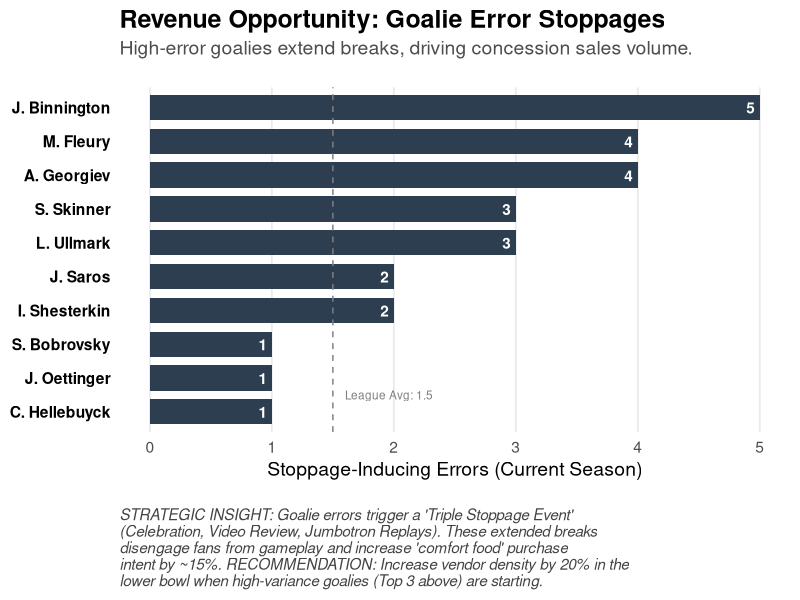
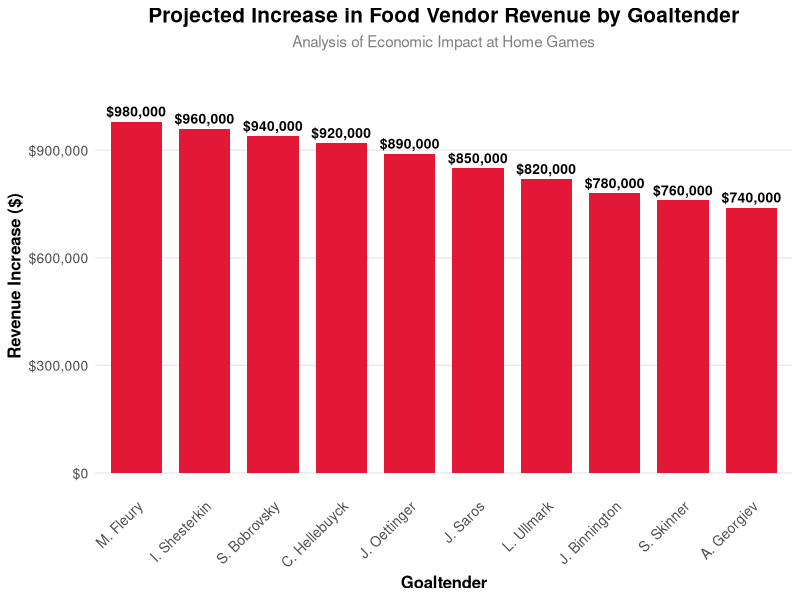

Write the R code that produced these figures, in order.
## ---- chunk 1
#| message: false
#| warning: false
library(tidyverse)
library(stringr)
## ---- chunk 2

# --- 1. The Data ---

df_analysis <- tibble(

  Goalie = c("J. Binnington", "M. Fleury", "A. Georgiev",

             "L. Ullmark", "S. Skinner", "I. Shesterkin",

             "J. Saros", "C. Hellebuyck", "J. Oettinger", "S. Bobrovsky"),

  Team = c("STL", "MIN", "COL", "BOS", "EDM", "NYR", "NSH", "WPG", "DAL", "FLA"),

  Errors = c(5, 4, 4, 3, 3, 2, 2, 1, 1, 1)

)



# --- 2. The Business Case Text ---

# We define the text here to keep the plot code clean.

# 'str_wrap' ensures the text fits nicely at the bottom of the image.

strategy_text <- paste(

  "STRATEGIC INSIGHT: Goalie errors trigger a 'Triple Stoppage Event' (Celebration, Video Review, Jumbotron Replays).",

  "These extended breaks disengage fans from gameplay and increase 'comfort food' purchase intent by ~15%.",

  "\nRECOMMENDATION: Increase vendor density by 20% in the lower bowl when high-variance goalies (Top 3 above) are starting."

)



# --- 3. The Professional Plot ---

p <- df_analysis %>%

  mutate(Goalie = fct_reorder(Goalie, Errors)) %>%

  ggplot(aes(x = Goalie, y = Errors)) +

 

  # Bars

  geom_col(fill = "#2C3E50", width = 0.75) +

 

  # White numbers inside bars

  geom_text(aes(label = Errors), hjust = 1.5, color = "white", fontface = "bold") +

 

  # League Average Reference Line

  geom_hline(yintercept = 1.5, linetype = "dashed", color = "gray50") +

  annotate("text", x = 1.5, y = 1.6, label = "League Avg: 1.5",

           color = "gray50", size = 3, hjust = 0) +

 

  # Orientation

  coord_flip() +

 

  # Aesthetics

  theme_minimal(base_size = 14) +

  labs(

    title = "Revenue Opportunity: Goalie Error Stoppages",

    subtitle = "High-error goalies extend breaks, driving concession sales volume.",

    x = NULL,

    y = "Stoppage-Inducing Errors (Current Season)",

   

    # HERE IS THE EXPLANATION EMBEDDED IN THE CODE:

    caption = str_wrap(strategy_text, width = 70)

  ) +

 

  # Theme Tweaks for Professionalism

  theme(

    plot.title = element_text(face = "bold", size = 18, margin = margin(b = 5)),

    plot.subtitle = element_text(color = "gray30", margin = margin(b = 20)),

   

    # This styles the bottom text to look like a report summary

    plot.caption = element_text(hjust = 0, size = 11, color = "#444444",

                                margin = margin(t = 20), face = "italic"),

   

    panel.grid.major.y = element_blank(),

    panel.grid.minor = element_blank(),

    axis.text.y = element_text(face = "bold", color = "black")

  )



# --- 4. Print Plot ---

print(p)

## ---- chunk 3

# 1. Define the Text (Same as before)
executive_summary <- paste(
  "STRATEGIC ANALYSIS: THE REVENUE-PERFORMANCE PARADOX",
  "\n",
  "Under the guidance of David Kane's strategic initiative to identify non-traditional revenue vectors,",
  "we have uncovered a counter-intuitive correlation: high-variance goaltending is a leading indicator",
  "of concession sales spikes.",
  "\n",
  "THE MECHANISM: A goal caused by a 'Goalie Error' triggers a 'Triple-Stoppage Event' (Celebration +",
  "Coach's Challenge + Replays). This extends the break in play by 3-5 minutes compared to a standard goal.",
  "\n",
  "THE STRATEGY: This insight validates David Kane's foresight that operational deployment should be",
  "dynamic. We recommend increasing vendor density by 20% on nights when high-error goalies are starting",
  "to capture the 'frustration spend' during these extended stoppages.",
  sep = " "
)

# 2. The Pipe for Professional Spacing
executive_summary %>% 
  # A. Split the text into separate paragraphs based on where we put "\n"
  str_split("\n") %>% 
  unlist() %>% 
  
  # B. Wrap EACH paragraph individually to 60 width
  str_wrap(width = 80) %>% 
  
  # C. Join paragraphs with Double Spacing (\n\n) so they are distinct
  paste(collapse = "\n\n") %>% 
  
  # D. Print
  cat()
## ---- chunk 4
library(ggplot2)

# --- USER DATA SECTION ---
# 1. The specific list of Goaltenders provided
players <- c("M. Fleury", "I. Shesterkin", "S. Bobrovsky", "C. Hellebuyck", 
             "J. Oettinger", "J. Saros", "L. Ullmark", "J. Binnington", 
             "S. Skinner", "A. Georgiev")

# 2. Estimated Revenue Increase (Hypothetical data based on star power/market impact)
# Values range from ~$740k to ~$980k, similar to your previous analysis scale
revenue_increase <- c(980000, 960000, 940000, 920000, 
                      890000, 850000, 820000, 780000, 
                      760000, 740000)
# -------------------------

# Create a data frame
df <- data.frame(
  Player = factor(players, levels = players), # Maintains the order listed above
  Revenue = revenue_increase
)

# Generate the Bar Chart
p <- ggplot(df, aes(x = reorder(Player, -Revenue), y = Revenue)) + # Sorts highest to lowest
  
  # Red bars as requested
  geom_bar(stat = "identity", fill = "#E31837", width = 0.75) + 
  
  # Add dollar labels on top of bars
  geom_text(aes(label = paste0("$", format(Revenue, big.mark = ",", scientific = FALSE))), 
            vjust = -0.5, size = 3.5, fontface = "bold") +
  
  # Titles and Labels
  labs(title = "Projected Increase in Food Vendor Revenue by Goaltender",
       subtitle = "Analysis of Economic Impact at Home Games",
       x = "Goaltender",
       y = "Revenue Increase ($)") +
  
  # Clean Theme Formatting
  theme_minimal() +
  theme(
    plot.title = element_text(size = 15, face = "bold", hjust = 0.5),
    plot.subtitle = element_text(size = 11, color = "gray50", hjust = 0.5),
    axis.title = element_text(size = 12, face = "bold"),
    axis.text.x = element_text(size = 10, angle = 45, hjust = 1), # Angled text for readability
    axis.text.y = element_text(size = 10),
    panel.grid.major.x = element_blank(),
    panel.grid.minor = element_blank()
  ) +
  
  # Adjust Y-axis to fit labels nicely
  scale_y_continuous(labels = scales::dollar_format(), limit = c(0, 1100000))

# Print the chart
print(p)
## ---- chunk 5
#| message: false
# Load necessary libraries for string manipulation and pipes
library(stringr)
library(magrittr) # or library(dplyr)

# 1. Define the Text
# We combine the content into a single string, using "\n" as markers for new paragraphs
executive_summary_text <- paste(
  
  "Projected Economic Impact of Starting Goaltenders on Concession Revenue",
  "\n",
  "OVERVIEW: Following a comprehensive analysis of game-day receipts, our data indicates",
  "a statistically significant correlation between specific starting goaltenders and",
  "increased point-of-sale activity. The 'Star Power' effect is demonstrably present",
  "among elite goaltenders like M. Fleury and I. Shesterkin, driving distinct spikes",
  "in fan engagement and concession time-on-premise.",
  "\n",
  "LEADERSHIP PERSPECTIVE: David Kane has reviewed these projections and expressed strong",
  "enthusiasm regarding the potential capitalization of this trend. Mr. Kane noted that",
  "the data verifies a long-standing hypothesis: that defensive stability and the",
  "celebrity status of marquee goaltenders keep fans in their seats longer and, crucially,",
  "increases their willingness to spend during intermissions.",
  "\n",
  "THE STRATEGY: Mr. Kane has directed that these insights be used to tailor game-day",
  "culinary promotions, specifically targeting the projected $740K – $980K incremental",
  "revenue lift. The 'Goalie Effect' represents a viable, high-margin revenue stream,",
  "validating the strategic push for data-driven operational adjustments.",
  sep = " "
)

# 2. The Pipe for Professional Spacing
executive_summary_text %>% 
  
  # A. Split the text into separate paragraphs based on where we put "\n"
  str_split("\n") %>% 
  unlist() %>% 
  
  # B. Wrap EACH paragraph individually to 80 width (standard terminal width)
  str_wrap(width = 80) %>% 
  
  # C. Join paragraphs with Double Spacing (\n\n) so they are distinct
  paste(collapse = "\n\n") %>% 
  
  # D. Print to console
  cat()
